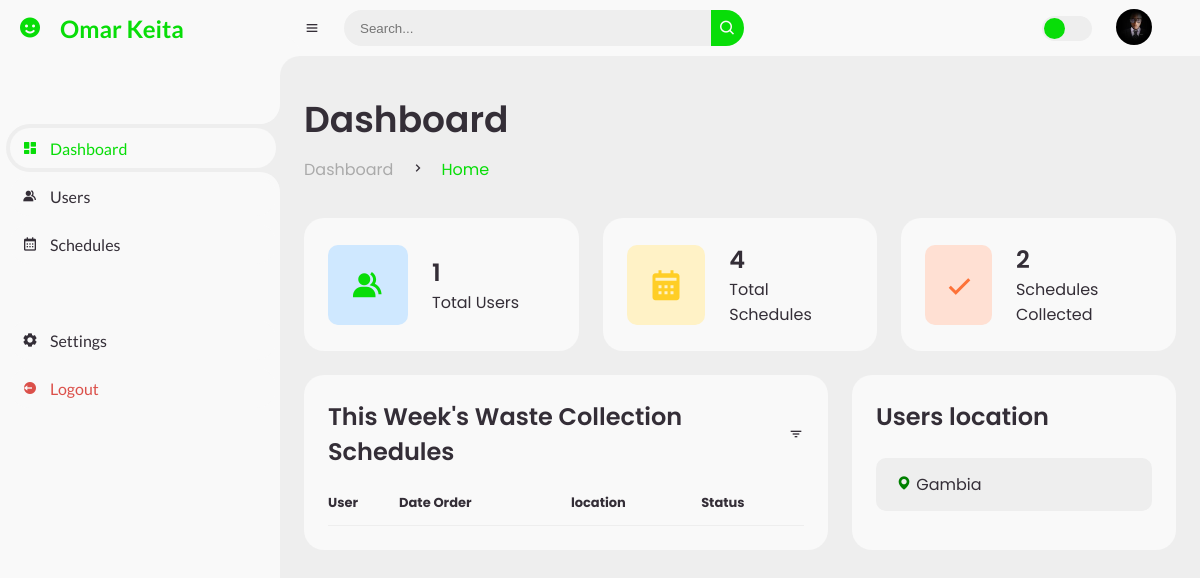
Screenshot of /admin_dashboard (signed in) with the database file from the repository.
### app/models.py (models this page shows, shortened)
class User(db.Model, UserMixin):
    id = db.Column(db.Integer,  nullable= False, primary_key=True, autoincrement=True)
    first_name = db.Column(db.String(50), nullable=False)
    middle_name = db.Column(db.String(50), nullable=False, default="")
    last_name = db.Column(db.String(50), nullable=False)
    email = db.Column(db.String(50), unique=True, nullable=False,)
    sex = db.Column(db.String(50), nullable=False, default='Male')
    address = db.Column(db.String(50), nullable=False)
    house_number = db.Column(db.String(50), nullable=False)
    location = db.Column(db.String(50), nullable=False)
    image_file = db.Column(db.String(500), nullable=False, default='default.jpg')
    phone_number = db.Column(db.String(50), nullable=False)
    password = db.Column(db.String(150), nullable=False)
    schedule = db.relationship('Scheduling', backref='customer', lazy=True)
    is_admin = db.Column(db.Boolean, nullable=False, default=False)

### app/routes.py (the view)
@app.route('/admin_dashboard', methods=['GET', 'POST'])
@login_required
def admin_dashboard():
    if not current_user.is_admin:
        abort(403)
        flash('Access Denied', 'danger')
    users = User.query.all()
    user_schedule= Scheduling.query.all()
    number_of_users = User.query.count()
    unique_location = User.query.distinct(User.location).all()
    collected = Scheduling.query.filter_by(collected=True).count()
    return render_template('admin_dashboard.html', users=users, user_schedule=user_schedule, number_of_users=number_of_users, collected=collected, datetime=datetime, unique_location=unique_location)

### app/models.py (called while the page is built)
@login_manager.user_loader
def load_user(user_id):
    return User.query.get(int(user_id))

### app/templates/admin_dashboard.html (shortened to what this page needs)
<!DOCTYPE html>
<html lang="en">
  <head>
    <link
      href="https://unpkg.com/boxicons@2.0.9/css/boxicons.min.css"
      rel="stylesheet"
    />
    <link
      rel="stylesheet"
      href="{{url_for('static', filename='css/admin.css')}}"
    />
  </head>
  <body>
    <section id="sidebar">
      <a href="#" class="brand">
        <i class="bx bxs-smile"></i>
        <span class="text"
          >{{current_user.first_name}} {{current_user.last_name}}</span
        >
      </a>
      <ul class="side-menu top">
        <li class="active">
          <a href="{{url_for('admin_dashboard')}}">
            <i class="bx bxs-dashboard"></i>
            <span class="text">Dashboard</span>
          </a>
        </li>
        <li>
          <a href="#">
            <i class="bx bxs-group"></i>
            <span class="text">Users</span>
          </a>
        </li>
        <li>
          <a href="#">
            <i class="bx bx-calendar"></i>
            <span class="text">Schedules</span>
          </a>
        </li>
      </ul>
      <ul class="side-menu">
        <li>
          <a href="#">
            <i class="bx bxs-cog"></i>
            <span class="text">Settings</span>
          </a>
        </li>
        <li>
          <a href="#" class="logout">
            <i class="bx bxs-log-out-circle"></i>
            <span class="text">Logout</span>
          </a>
        </li>
      </ul>
    </section>
    <section id="content">
      <nav>
        <i class="bx bx-menu"></i>
        <form action="#">
          <div class="form-input">
            <input type="search" placeholder="Search..." />
            <button type="submit" class="search-btn">
              <i class="bx bx-search"></i>
            </button>
          </div>
        </form>
        <label for="switch-mode" class="switch-mode"></label>
        <a href="{{url_for('account')}}" class="profile">
          <img
            src="{{url_for('static', filename='profile_pics/' + current_user.image_file)}}"
            alt=""
          />
        </a>
      </nav>
      <main>
        <div class="head-title">
          <div class="left">
            <h1>Dashboard</h1>
            <ul class="breadcrumb">
              <li>
                <a href="{{url_for('admin_dashboard')}}">Dashboard</a>
              </li>
              <li><i class="bx bx-chevron-right"></i></li>
              <li>
                <a class="active" href="{{url_for('home')}}">Home</a>
              </li>
            </ul>
          </div>
        </div>
        <ul class="box-info">
          <li>
            <i class="bx bxs-group"></i>
            <span class="text">
              <h3>{{users|length}}</h3>
              <p>Total Users</p>
            </span>
          </li>
          <li>
            <i class="bx bxs-calendar"></i>
            <span class="text">
              <h3>{{user_schedule|length}}</h3>
              <p>Total Schedules</p>
            </span>
          </li>
          <li>
            <i class="bx bx-check"></i>
            <span class="text">
              <h3>{{collected}}</h3>
              <p>Schedules Collected</p>
            </span>
          </li>
        </ul>
        <div class="table-data">
          <div class="order">
            <div class="head">
              <h3>This Week's Waste Collection Schedules</h3>
              <i class="bx bx-filter"></i>
            </div>
            <table>
              <thead>
                <tr>
                  <th>User</th>
                  <th>Date Order</th>
                  <th>location</th>
                  <th>Status</th>
                </tr>
              </thead>
            </table>
          </div>
          <div class="todo">
            <div class="head">
              <h3>Users location</h3>
            </div>
            <ul class="todo-list">
              {% for location in unique_location %}
              <li>
                <span
                  ><i class="bx bxs-map" style="color: green"></i>
                  {{location.location}}</span
                >
              </li>
              {% endfor %}
            </ul>
          </div>
        </div>
      </main>
    </section>
  </body>
</html>

### rows the page displays
User: first_name "Omar", last_name "Keita", image_file (picture), location "Gambia"

### other values shown
{{ users|length }} "1"
{{ user_schedule|length }} "4"
{{ collected }} "2"
